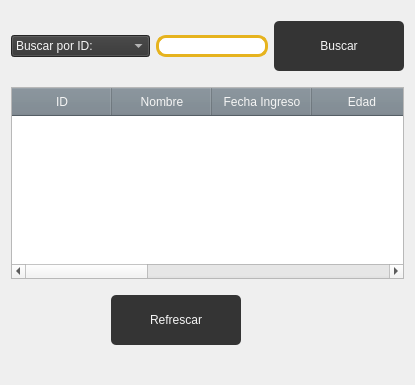
                <widget class="QWidget" name="tab_7">
                 <attribute name="title">
                  <string>Clientes asignados</string>
                 </attribute>
                 <layout class="QGridLayout" name="gridLayout_16">
                  <property name="bottomMargin">
                   <number>30</number>
                  </property>
                  <item row="1" column="2">
                   <widget class="QLineEdit" name="BuscarRegistradosPacientesText_2">
                    <property name="styleSheet">
                     <string notr="true">font: 63 20pt &quot;Bahnschrift SemiBold SemiConden&quot;;
background-color: rgb(255, 255, 255);
border: 3px solid #e6b31e;
border-radius: 10px;
</string>
                    </property>
                   </widget>
                  </item>
                  <item row="1" column="3">
                   <widget class="QPushButton" name="BuscarBotonRegistrados_2">
                    <property name="minimumSize">
                     <size>
                      <width>130</width>
                      <height>70</height>
                     </size>
                    </property>
                    <property name="cursor">
                     <cursorShape>PointingHandCursor</cursorShape>
                    </property>
                    <property name="styleSheet">
                     <string notr="true">QPushButton{
	background-color: #343434;
	font: 87 14pt &quot;Arial Black&quot;;
	color: whitesmoke;
	border-radius: 5px;
	border: .5px solid #e6b31e;
	margin: 10 px;
	right-margin: 10px;
}

QPushButton:hover{
	background-color: #e6b31e;
	font: 87 14pt &quot;Arial Black&quot;;
	color: whitesmoke;
	border-radius: 5px;
	border: 1.5px solid #343434;
	margin: 10 px;
	right-margin: 10px;
}

</string>
                    </property>
                    <property name="text">
                     <string>Buscar</string>
                    </property>
                   </widget>
                  </item>
                  <item row="1" column="0" colspan="2">
                   <widget class="QComboBox" name="BuscarRegistradosCombobox_3">
                    <property name="contextMenuPolicy">
                     <enum>Qt::DefaultContextMenu</enum>
                    </property>
                    <property name="styleSheet">
                     <string notr="true">font: 63 20pt &quot;Bahnschrift SemiBold SemiConden&quot;;
border: .5px solid #e6b31e;
background-color: rgb(52, 52, 52);
color: whitesmoke;</string>
                    </property>
                    <item>
                     <property name="text">
                      <string>Buscar por ID:</string>
                     </property>
                    </item>
                    <item>
                     <property name="text">
                      <string>Buscar por Nombre:</string>
                     </property>
                    </item>
                    <item>
                     <property name="text">
                      <string/>
                     </property>
                    </item>
                   </widget>
                  </item>
                  <item row="3" column="1" colspan="2" alignment="Qt::AlignHCenter">
                   <widget class="QPushButton" name="RefrescarBotonRegistrados_2">
                    <property name="minimumSize">
                     <size>
                      <width>130</width>
                      <height>70</height>
                     </size>
                    </property>
                    <property name="cursor">
                     <cursorShape>PointingHandCursor</cursorShape>
                    </property>
                    <property name="styleSheet">
                     <string notr="true">QPushButton{
	background-color: #343434;
	font: 87 14pt &quot;Arial Black&quot;;
	color: whitesmoke;
	border-radius: 5px;
	border: .5px solid #e6b31e;
	margin: 10 px;
	right-margin: 10px;
}

QPushButton:hover{
	background-color: #e6b31e;
	font: 87 14pt &quot;Arial Black&quot;;
	color: whitesmoke;
	border-radius: 5px;
	border: 1.5px solid #e6b31e;
	margin: 10 px;
	right-margin: 10px;
}

</string>
                    </property>
                    <property name="text">
                     <string>Refrescar</string>
                    </property>
                   </widget>
                  </item>
                  <item row="2" column="0" colspan="4">
                   <widget class="QTableWidget" name="TablaEmpleados_2">
                    <property name="styleSheet">
                     <string notr="true">QHeaderView::section{
	padding: 5px;
	background-color: #77838d;
	border: .5px solid #034aa6;
	font: 87 13pt &quot;Arial Black&quot;;
	color: whitesmoke;

}</string>
                    </property>
                    <property name="dragEnabled">
                     <bool>false</bool>
                    </property>
                    <attribute name="horizontalHeaderCascadingSectionResizes">
                     <bool>false</bool>
                    </attribute>
                    <attribute name="horizontalHeaderHighlightSections">
                     <bool>false</bool>
                    </attribute>
                    <attribute name="horizontalHeaderShowSortIndicator" stdset="0">
                     <bool>false</bool>
                    </attribute>
                    <attribute name="horizontalHeaderStretchLastSection">
                     <bool>true</bool>
                    </attribute>
                    <attribute name="verticalHeaderVisible">
                     <bool>false</bool>
                    </attribute>
                    <attribute name="verticalHeaderShowSortIndicator" stdset="0">
                     <bool>false</bool>
                    </attribute>
                    <column>
                     <property name="text">
                      <string>ID</string>
                     </property>
                    </column>
                    <column>
                     <property name="text">
                      <string>Nombre</string>
                     </property>
                    </column>
                    <column>
                     <property name="text">
                      <string>Fecha Ingreso</string>
                     </property>
                    </column>
                    <column>
                     <property name="text">
                      <string>Edad</string>
                     </property>
                    </column>
                    <column>
                     <property name="text">
                      <string>Telefono</string>
                     </property>
                    </column>
                    <column>
                     <property name="text">
                      <string>Correo Electronico</string>
                     </property>
                    </column>
                    <column>
                     <property name="text">
                      <string>Altura</string>
                     </property>
                    </column>
                    <column>
                     <property name="text">
                      <string>Peso</string>
                     </property>
                    </column>
                    <column>
                     <property name="text">
                      <string>Membrecia Actual</string>
                     </property>
                    </column>
                   </widget>
                  </item>
                 </layout>
                </widget>
